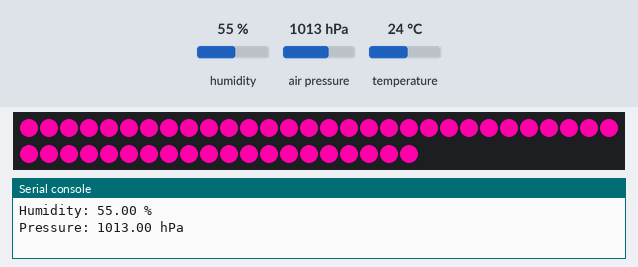
Bench run of a program on a simulated Raspberry Pi Pico running MicroPython. On the bench: 50 RGB LEDs in strip order, left to right, continuing on the next row, the last lines printed to the serial console. The test bench sets the inputs (shaded band); at power-on: temperature 24 °C, humidity 55 %, air pressure 1013 hPa.

Above: at 1.2 s.
1.3 s: temperature set to 12 °C
At 1.8 s:
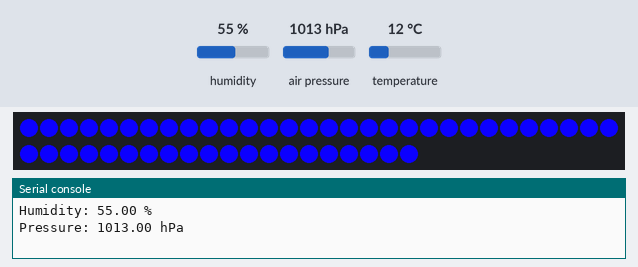
3.0 s: temperature set to 28 °C
At 4.1 s:
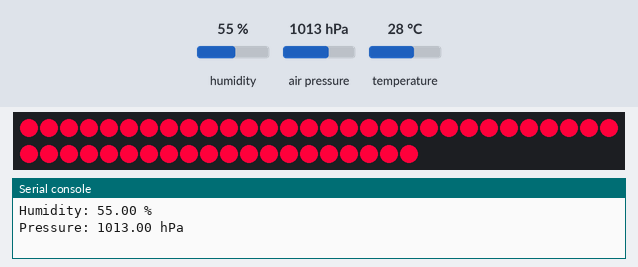
4.5 s: temperature set to 41 °C
At 5.9 s:
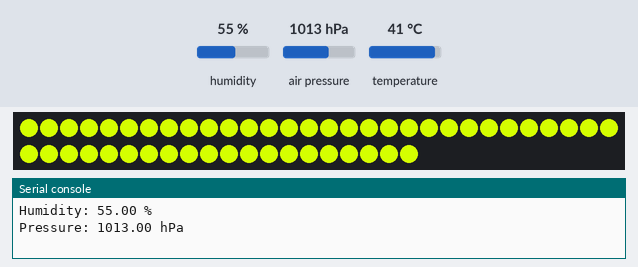
Timing chart, 0 to 7.5 s (numbered marks = the images above; inputs shaded):
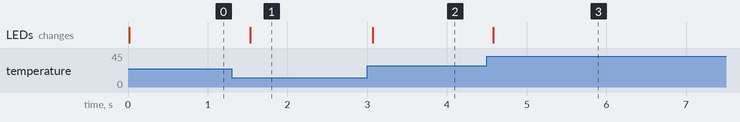

Measured:
- after the input at 1.3 s, the LEDs: change after 0.23 s (image 1)
- after the input at 3.0 s, the LEDs: change after 0.07 s (image 2)
- after the input at 4.5 s, the LEDs: change after 0.08 s (image 3)

The program:

thermometer_bme280.py
```python
import plasma
from plasma import plasma_stick
import time
from breakout_bme280 import BreakoutBME280
from pimoroni_i2c import PimoroniI2C

"""
Reads the temperature from a BME280 breakout...
...and changes the LED strip an appropriate colour.
https://shop.pimoroni.com/products/bme280-breakout
"""

# Set how many LEDs you have
NUM_LEDS = 50

BRIGHTNESS = 1.0

# The range of readings that we want to map to colours
MIN = 10
MAX = 30

# pick what bits of the colour wheel to use (from 0-360°)
# https://www.cssscript.com/demo/hsv-hsl-color-wheel-picker-reinvented/
HUE_START = 230  # blue
HUE_END = 359  # red

# WS2812 / NeoPixel™ LEDs
led_strip = plasma.WS2812(NUM_LEDS, 0, 0, plasma_stick.DAT, color_order=plasma.COLOR_ORDER_RGB)

# Start updating the LED strip
led_strip.start()

# set up I2C
i2c = PimoroniI2C(plasma_stick.SDA, plasma_stick.SCL)

# set up BME280 breakout
bme = BreakoutBME280(i2c)

while True:
    temperature, pressure, humidity = bme.read()
    print(f"""
Temperature: {temperature:.2f} °C
Humidity: {humidity:.2f} %
Pressure: {pressure / 100:.2f} hPa
     """)

    # calculates a colour
    hue = HUE_START + ((temperature - MIN) * (HUE_END - HUE_START) / (MAX - MIN))

    # set the leds
    for i in range(NUM_LEDS):
        led_strip.set_hsv(i, hue / 360, 1.0, BRIGHTNESS)

    time.sleep(0.5)
```
